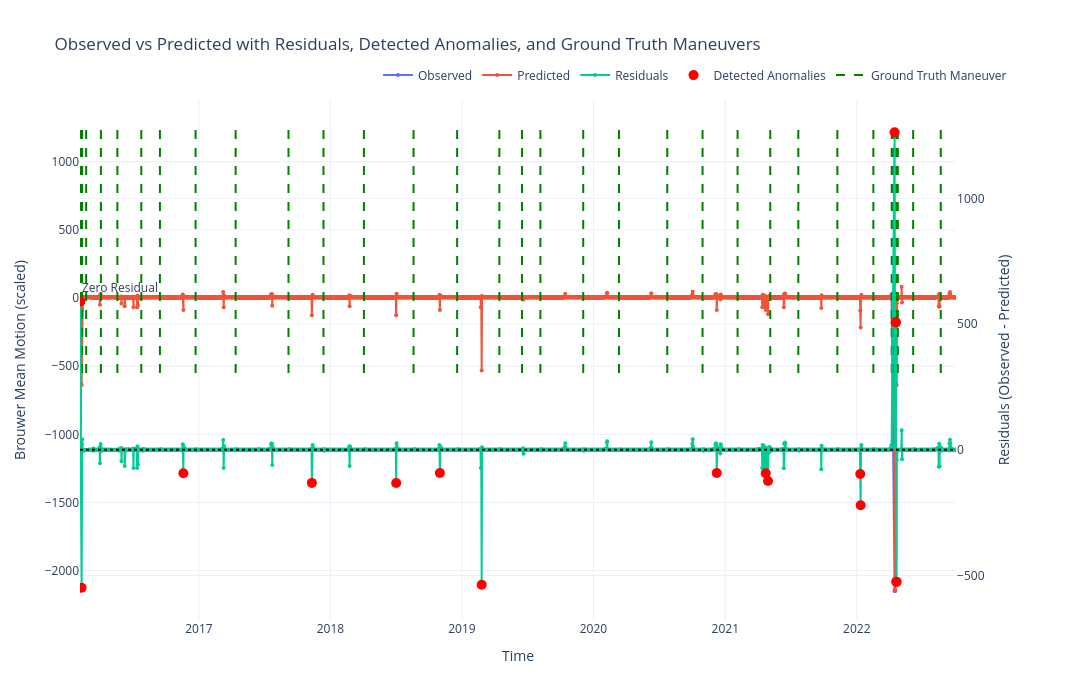

Notebook code for this chart:
### Markdown cell above
### Plotting detected anomalies vs ground truth

### Code cell
ground_truth_df = pd.read_csv("/Users/kurinjiarivazhagan/Desktop/trimester 5/satellite_data/orbital_elements/cleaned maneuver file/cleaned_JASON-3.csv",
    parse_dates=["Start_Timestamp", "End_Timestamp"]
)
for col in ["Start_Timestamp", "End_Timestamp"]:
    if ground_truth_df[col].dt.tz is None:
        ground_truth_df[col] = ground_truth_df[col].dt.tz_localize("UTC")
    else:
        ground_truth_df[col] = ground_truth_df[col].dt.tz_convert("UTC")

# Filter maneuver data to match df_result range 
test_start = df_result.index.min()
test_end = df_result.index.max()

ground_truth_df_test = ground_truth_df[
    (ground_truth_df["Start_Timestamp"] >= test_start) &
    (ground_truth_df["Start_Timestamp"] <= test_end)
]

# Get residual y-axis range for drawing vertical maneuver lines 
residuals_min = df_result["residuals"].min()
residuals_max = df_result["residuals"].max()
fig = make_subplots(specs=[[{"secondary_y": True}]])

# Plot observed values 
fig.add_trace(go.Scatter(
    x=df_result.index,
    y=df_result["Brouwer mean motion"],
    mode='lines+markers',
    name='Observed',
    marker=dict(size=4),
), secondary_y=False)

# Plot predicted values 
fig.add_trace(go.Scatter(
    x=df_result.index,
    y=df_result["predicted"],
    mode='lines+markers',
    name='Predicted',
    marker=dict(size=4),
), secondary_y=False)

# Plot residuals 
fig.add_trace(go.Scatter(
    x=df_result.index,
    y=df_result["residuals"],
    mode='lines+markers',
    name='Residuals',
    marker=dict(size=4),
), secondary_y=True)

# Plot detected anomalies 
fig.add_trace(go.Scatter(
    x=df_result[df_result["anomaly"]].index,
    y=df_result[df_result["anomaly"]]["residuals"],
    mode='markers',
    name='Detected Anomalies',
    marker=dict(color='red', size=10, symbol='circle'),
    hovertemplate='Anomaly Date: %{x|%Y-%m-%d}<br>Residual: %{y:.4f}',
), secondary_y=True)

# Plot ground truth maneuver lines
for _, row in ground_truth_df_test.iterrows():
    maneuver_date = row["Start_Timestamp"]
    fig.add_trace(go.Scatter(
        x=[maneuver_date, maneuver_date],
        y=[residuals_min, residuals_max],
        mode='lines',
        line=dict(color='green', dash='dash'),
        name='Ground Truth Maneuver',
        hoverinfo='text',
        text=[f"Maneuver Date: {maneuver_date.strftime('%Y-%m-%d')}"] * 2,
        showlegend=False
    ))
fig.add_trace(go.Scatter(
    x=[None],
    y=[None],
    mode='lines',
    line=dict(color='green', dash='dash'),
    name='Ground Truth Maneuver'
))
fig.add_hline(
    y=0,
    line_dash="dot",
    line_color="black",
    annotation_text="Zero Residual",
    annotation_position="top left",
    secondary_y=True
)
fig.update_layout(
    title='Observed vs Predicted with Residuals, Detected Anomalies, and Ground Truth Maneuvers',
    xaxis_title='Time',
    yaxis_title='Brouwer Mean Motion (scaled)',
    yaxis2_title='Residuals (Observed - Predicted)',
    template='plotly_white',
    width=1400,
    height=700,
    legend=dict(
        orientation="h",
        yanchor="bottom",
        y=1.02,
        xanchor="right",
        x=1
    ),
    xaxis_range=[test_start, test_end]
)

fig.show()

### Figure 1 — Plotly figure (JSON) as saved in the notebook; plotly's stock layout.template omitted (floating-point values rounded to 4 significant figures; data arrays with more than 128 entries replaced by an {"elided": "..."} marker saying what was removed)
{"data": [{"marker": {"size": 4}, "mode": "lines+markers", "name": "Observed", "type": "scatter", "x": {"elided": "2407 str values"}, "xaxis": "x", "y": {"elided": "2407 float values"}, "yaxis": "y"}, {"marker": {"size": 4}, "mode": "lines+markers", "name": "Predicted", "type": "scatter", "x": {"elided": "2407 str values"}, "xaxis": "x", "y": {"elided": "2407 float values"}, "yaxis": "y"}, {"marker": {"size": 4}, "mode": "lines+markers", "name": "Residuals", "type": "scatter", "x": {"elided": "2407 str values"}, "xaxis": "x", "y": {"elided": "2407 float values"}, "yaxis": "y2"}, {"hovertemplate": "Anomaly Date: %{x|%Y-%m-%d}<br>Residual: %{y:.4f}", "marker": {"color": "red", "size": 10, "symbol": "circle"}, "mode": "markers", "name": "Detected Anomalies", "type": "scatter", "x": ["2016-02-07T01:39:21.000384+00:00", "2016-02-10T12:10:21.869184+00:00", "2016-11-18T21:47:39.474527+00:00", "2017-11-10T13:24:54.260640+00:00", "2018-07-02T13:15:37.974240+00:00", "2018-10-31T21:10:49.550879+00:00", "2019-02-24T19:48:23.918976+00:00", "2020-12-08T05:27:51.590879+00:00", "2021-04-23T03:47:18.731615+00:00", "2021-04-29T11:34:05.209535+00:00", "2022-01-10T11:49:54.812927+00:00", "2022-01-11T14:03:55.438848+00:00", "2022-04-15T20:19:09.177599+00:00", "2022-04-18T12:15:09.506016+00:00", "2022-04-19T10:47:05.310527+00:00", "2022-04-20T13:02:43.802591+00:00", "2022-04-21T11:32:09.824063+00:00"], "xaxis": "x", "y": [589.6, -549.0, -93.6, -132.0, -132.0, -92.22, -536.7, -92.22, -93.57, -124.4, -96.36, -221.0, 1263.0, 506.6, 506.6, -524.7, -525.7], "yaxis": "y2"}, {"hoverinfo": "text", "line": {"color": "green", "dash": "dash"}, "mode": "lines", "name": "Ground Truth Maneuver", "showlegend": false, "text": ["Maneuver Date: 2016-02-07", "Maneuver Date: 2016-02-07"], "type": "scatter", "x": ["2016-02-07T22:35:00+00:00", "2016-02-07T22:35:00+00:00"], "y": [-549.0, 1263.0]}, {"hoverinfo": "text", "line": {"color": "green", "dash": "dash"}, "mode": "lines", "name": "Ground Truth Maneuver", "showlegend": false, "text": ["Maneuver Date: 2016-02-09", "Maneuver Date: 2016-02-09"], "type": "scatter", "x": ["2016-02-09T23:25:00+00:00", "2016-02-09T23:25:00+00:00"], "y": [-549.0, 1263.0]}, {"hoverinfo": "text", "line": {"color": "green", "dash": "dash"}, "mode": "lines", "name": "Ground Truth Maneuver", "showlegend": false, "text": ["Maneuver Date: 2016-02-11", "Maneuver Date: 2016-02-11"], "type": "scatter", "x": ["2016-02-11T22:19:00+00:00", "2016-02-11T22:19:00+00:00"], "y": [-549.0, 1263.0]}, {"hoverinfo": "text", "line": {"color": "green", "dash": "dash"}, "mode": "lines", "name": "Ground Truth Maneuver", "showlegend": false, "text": ["Maneuver Date: 2016-02-23", "Maneuver Date: 2016-02-23"], "type": "scatter", "x": ["2016-02-23T02:46:00+00:00", "2016-02-23T02:46:00+00:00"], "y": [-549.0, 1263.0]}, {"hoverinfo": "text", "line": {"color": "green", "dash": "dash"}, "mode": "lines", "name": "Ground Truth Maneuver", "showlegend": false, "text": ["Maneuver Date: 2016-04-04", "Maneuver Date: 2016-04-04"], "type": "scatter", "x": ["2016-04-04T01:49:00+00:00", "2016-04-04T01:49:00+00:00"], "y": [-549.0, 1263.0]}, {"hoverinfo": "text", "line": {"color": "green", "dash": "dash"}, "mode": "lines", "name": "Ground Truth Maneuver", "showlegend": false, "text": ["Maneuver Date: 2016-05-19", "Maneuver Date: 2016-05-19"], "type": "scatter", "x": ["2016-05-19T20:02:00+00:00", "2016-05-19T20:02:00+00:00"], "y": [-549.0, 1263.0]}, {"hoverinfo": "text", "line": {"color": "green", "dash": "dash"}, "mode": "lines", "name": "Ground Truth Maneuver", "showlegend": false, "text": ["Maneuver Date: 2016-07-25", "Maneuver Date: 2016-07-25"], "type": "scatter", "x": ["2016-07-25T02:50:00+00:00", "2016-07-25T02:50:00+00:00"], "y": [-549.0, 1263.0]}, {"hoverinfo": "text", "line": {"color": "green", "dash": "dash"}, "mode": "lines", "name": "Ground Truth Maneuver", "showlegend": false, "text": ["Maneuver Date: 2016-09-14", "Maneuver Date: 2016-09-14"], "type": "scatter", "x": ["2016-09-14T20:52:00+00:00", "2016-09-14T20:52:00+00:00"], "y": [-549.0, 1263.0]}, {"hoverinfo": "text", "line": {"color": "green", "dash": "dash"}, "mode": "lines", "name": "Ground Truth Maneuver", "showlegend": false, "text": ["Maneuver Date: 2016-12-22", "Maneuver Date: 2016-12-22"], "type": "scatter", "x": ["2016-12-22T21:13:00+00:00", "2016-12-22T21:13:00+00:00"], "y": [-549.0, 1263.0]}, {"hoverinfo": "text", "line": {"color": "green", "dash": "dash"}, "mode": "lines", "name": "Ground Truth Maneuver", "showlegend": false, "text": ["Maneuver Date: 2017-04-12", "Maneuver Date: 2017-04-12"], "type": "scatter", "x": ["2017-04-12T23:41:00+00:00", "2017-04-12T23:41:00+00:00"], "y": [-549.0, 1263.0]}, {"hoverinfo": "text", "line": {"color": "green", "dash": "dash"}, "mode": "lines", "name": "Ground Truth Maneuver", "showlegend": false, "text": ["Maneuver Date: 2017-09-06", "Maneuver Date: 2017-09-06"], "type": "scatter", "x": ["2017-09-06T16:34:00+00:00", "2017-09-06T16:34:00+00:00"], "y": [-549.0, 1263.0]}, {"hoverinfo": "text", "line": {"color": "green", "dash": "dash"}, "mode": "lines", "name": "Ground Truth Maneuver", "showlegend": false, "text": ["Maneuver Date: 2017-12-12", "Maneuver Date: 2017-12-12"], "type": "scatter", "x": ["2017-12-12T19:36:00+00:00", "2017-12-12T19:36:00+00:00"], "y": [-549.0, 1263.0]}, {"hoverinfo": "text", "line": {"color": "green", "dash": "dash"}, "mode": "lines", "name": "Ground Truth Maneuver", "showlegend": false, "text": ["Maneuver Date: 2018-04-04", "Maneuver Date: 2018-04-04"], "type": "scatter", "x": ["2018-04-04T00:21:00+00:00", "2018-04-04T00:21:00+00:00"], "y": [-549.0, 1263.0]}, {"hoverinfo": "text", "line": {"color": "green", "dash": "dash"}, "mode": "lines", "name": "Ground Truth Maneuver", "showlegend": false, "text": ["Maneuver Date: 2018-08-19", "Maneuver Date: 2018-08-19"], "type": "scatter", "x": ["2018-08-19T17:35:00+00:00", "2018-08-19T17:35:00+00:00"], "y": [-549.0, 1263.0]}, {"hoverinfo": "text", "line": {"color": "green", "dash": "dash"}, "mode": "lines", "name": "Ground Truth Maneuver", "showlegend": false, "text": ["Maneuver Date: 2018-12-18", "Maneuver Date: 2018-12-18"], "type": "scatter", "x": ["2018-12-18T17:59:00+00:00", "2018-12-18T17:59:00+00:00"], "y": [-549.0, 1263.0]}, {"hoverinfo": "text", "line": {"color": "green", "dash": "dash"}, "mode": "lines", "name": "Ground Truth Maneuver", "showlegend": false, "text": ["Maneuver Date: 2019-04-14", "Maneuver Date: 2019-04-14"], "type": "scatter", "x": ["2019-04-14T20:33:00+00:00", "2019-04-14T20:33:00+00:00"], "y": [-549.0, 1263.0]}, {"hoverinfo": "text", "line": {"color": "green", "dash": "dash"}, "mode": "lines", "name": "Ground Truth Maneuver", "showlegend": false, "text": ["Maneuver Date: 2019-06-16", "Maneuver Date: 2019-06-16"], "type": "scatter", "x": ["2019-06-16T19:47:00+00:00", "2019-06-16T19:47:00+00:00"], "y": [-549.0, 1263.0]}, {"hoverinfo": "text", "line": {"color": "green", "dash": "dash"}, "mode": "lines", "name": "Ground Truth Maneuver", "showlegend": false, "text": ["Maneuver Date: 2019-08-06", "Maneuver Date: 2019-08-06"], "type": "scatter", "x": ["2019-08-06T18:50:00+00:00", "2019-08-06T18:50:00+00:00"], "y": [-549.0, 1263.0]}, {"hoverinfo": "text", "line": {"color": "green", "dash": "dash"}, "mode": "lines", "name": "Ground Truth Maneuver", "showlegend": false, "text": ["Maneuver Date: 2019-12-03", "Maneuver Date: 2019-12-03"], "type": "scatter", "x": ["2019-12-03T15:26:00+00:00", "2019-12-03T15:26:00+00:00"], "y": [-549.0, 1263.0]}, {"hoverinfo": "text", "line": {"color": "green", "dash": "dash"}, "mode": "lines", "name": "Ground Truth Maneuver", "showlegend": false, "text": ["Maneuver Date: 2020-03-12", "Maneuver Date: 2020-03-12"], "type": "scatter", "x": ["2020-03-12T00:10:00+00:00", "2020-03-12T00:10:00+00:00"], "y": [-549.0, 1263.0]}, {"hoverinfo": "text", "line": {"color": "green", "dash": "dash"}, "mode": "lines", "name": "Ground Truth Maneuver", "showlegend": false, "text": ["Maneuver Date: 2020-07-23", "Maneuver Date: 2020-07-23"], "type": "scatter", "x": ["2020-07-23T21:24:00+00:00", "2020-07-23T21:24:00+00:00"], "y": [-549.0, 1263.0]}, {"hoverinfo": "text", "line": {"color": "green", "dash": "dash"}, "mode": "lines", "name": "Ground Truth Maneuver", "showlegend": false, "text": ["Maneuver Date: 2020-10-29", "Maneuver Date: 2020-10-29"], "type": "scatter", "x": ["2020-10-29T20:13:00+00:00", "2020-10-29T20:13:00+00:00"], "y": [-549.0, 1263.0]}, {"hoverinfo": "text", "line": {"color": "green", "dash": "dash"}, "mode": "lines", "name": "Ground Truth Maneuver", "showlegend": false, "text": ["Maneuver Date: 2021-02-04", "Maneuver Date: 2021-02-04"], "type": "scatter", "x": ["2021-02-04T00:43:00+00:00", "2021-02-04T00:43:00+00:00"], "y": [-549.0, 1263.0]}, {"hoverinfo": "text", "line": {"color": "green", "dash": "dash"}, "mode": "lines", "name": "Ground Truth Maneuver", "showlegend": false, "text": ["Maneuver Date: 2021-05-05", "Maneuver Date: 2021-05-05"], "type": "scatter", "x": ["2021-05-05T18:07:00+00:00", "2021-05-05T18:07:00+00:00"], "y": [-549.0, 1263.0]}, {"hoverinfo": "text", "line": {"color": "green", "dash": "dash"}, "mode": "lines", "name": "Ground Truth Maneuver", "showlegend": false, "text": ["Maneuver Date: 2021-07-22", "Maneuver Date: 2021-07-22"], "type": "scatter", "x": ["2021-07-22T15:51:00+00:00", "2021-07-22T15:51:00+00:00"], "y": [-549.0, 1263.0]}, {"hoverinfo": "text", "line": {"color": "green", "dash": "dash"}, "mode": "lines", "name": "Ground Truth Maneuver", "showlegend": false, "text": ["Maneuver Date: 2021-11-07", "Maneuver Date: 2021-11-07"], "type": "scatter", "x": ["2021-11-07T22:57:00+00:00", "2021-11-07T22:57:00+00:00"], "y": [-549.0, 1263.0]}, {"hoverinfo": "text", "line": {"color": "green", "dash": "dash"}, "mode": "lines", "name": "Ground Truth Maneuver", "showlegend": false, "text": ["Maneuver Date: 2022-02-15", "Maneuver Date: 2022-02-15"], "type": "scatter", "x": ["2022-02-15T21:20:00+00:00", "2022-02-15T21:20:00+00:00"], "y": [-549.0, 1263.0]}, {"hoverinfo": "text", "line": {"color": "green", "dash": "dash"}, "mode": "lines", "name": "Ground Truth Maneuver", "showlegend": false, "text": ["Maneuver Date: 2022-04-07", "Maneuver Date: 2022-04-07"], "type": "scatter", "x": ["2022-04-07T19:38:00+00:00", "2022-04-07T19:38:00+00:00"], "y": [-549.0, 1263.0]}, {"hoverinfo": "text", "line": {"color": "green", "dash": "dash"}, "mode": "lines", "name": "Ground Truth Maneuver", "showlegend": false, "text": ["Maneuver Date: 2022-04-11", "Maneuver Date: 2022-04-11"], "type": "scatter", "x": ["2022-04-11T20:15:00+00:00", "2022-04-11T20:15:00+00:00"], "y": [-549.0, 1263.0]}, {"hoverinfo": "text", "line": {"color": "green", "dash": "dash"}, "mode": "lines", "name": "Ground Truth Maneuver", "showlegend": false, "text": ["Maneuver Date: 2022-04-17", "Maneuver Date: 2022-04-17"], "type": "scatter", "x": ["2022-04-17T22:06:00+00:00", "2022-04-17T22:06:00+00:00"], "y": [-549.0, 1263.0]}, {"hoverinfo": "text", "line": {"color": "green", "dash": "dash"}, "mode": "lines", "name": "Ground Truth Maneuver", "showlegend": false, "text": ["Maneuver Date: 2022-04-19", "Maneuver Date: 2022-04-19"], "type": "scatter", "x": ["2022-04-19T21:03:00+00:00", "2022-04-19T21:03:00+00:00"], "y": [-549.0, 1263.0]}, {"hoverinfo": "text", "line": {"color": "green", "dash": "dash"}, "mode": "lines", "name": "Ground Truth Maneuver", "showlegend": false, "text": ["Maneuver Date: 2022-04-21", "Maneuver Date: 2022-04-21"], "type": "scatter", "x": ["2022-04-21T19:59:00+00:00", "2022-04-21T19:59:00+00:00"], "y": [-549.0, 1263.0]}, {"hoverinfo": "text", "line": {"color": "green", "dash": "dash"}, "mode": "lines", "name": "Ground Truth Maneuver", "showlegend": false, "text": ["Maneuver Date: 2022-04-24", "Maneuver Date: 2022-04-24"], "type": "scatter", "x": ["2022-04-24T19:13:00+00:00", "2022-04-24T19:13:00+00:00"], "y": [-549.0, 1263.0]}, {"hoverinfo": "text", "line": {"color": "green", "dash": "dash"}, "mode": "lines", "name": "Ground Truth Maneuver", "showlegend": false, "text": ["Maneuver Date: 2022-06-06", "Maneuver Date: 2022-06-06"], "type": "scatter", "x": ["2022-06-06T08:13:00+00:00", "2022-06-06T08:13:00+00:00"], "y": [-549.0, 1263.0]}, {"hoverinfo": "text", "line": {"color": "green", "dash": "dash"}, "mode": "lines", "name": "Ground Truth Maneuver", "showlegend": false, "text": ["Maneuver Date: 2022-08-21", "Maneuver Date: 2022-08-21"], "type": "scatter", "x": ["2022-08-21T22:36:00+00:00", "2022-08-21T22:36:00+00:00"], "y": [-549.0, 1263.0]}, {"line": {"color": "green", "dash": "dash"}, "mode": "lines", "name": "Ground Truth Maneuver", "type": "scatter", "x": [null], "y": [null]}], "layout": {"annotations": [{"showarrow": false, "text": "Zero Residual", "x": 0, "xanchor": "left", "xref": "x domain", "y": 0, "yanchor": "bottom", "yref": "y"}], "height": 700, "legend": {"orientation": "h", "x": 1, "xanchor": "right", "y": 1.02, "yanchor": "bottom"}, "shapes": [{"line": {"color": "black", "dash": "dot"}, "type": "line", "x0": 0, "x1": 1, "xref": "x domain", "y0": 0, "y1": 0, "yref": "y2"}], "title": {"text": "Observed vs Predicted with Residuals, Detected Anomalies, and Ground Truth Maneuvers"}, "width": 1400, "xaxis": {"anchor": "y", "domain": [0, 0.94], "range": ["2016-02-06T01:14:32.477856+00:00", "2022-10-03T10:55:29.352575+00:00"], "title": {"text": "Time"}}, "yaxis": {"anchor": "x", "domain": [0, 1], "title": {"text": "Brouwer Mean Motion (scaled)"}}, "yaxis2": {"anchor": "x", "overlaying": "y", "side": "right", "title": {"text": "Residuals (Observed - Predicted)"}}}}
